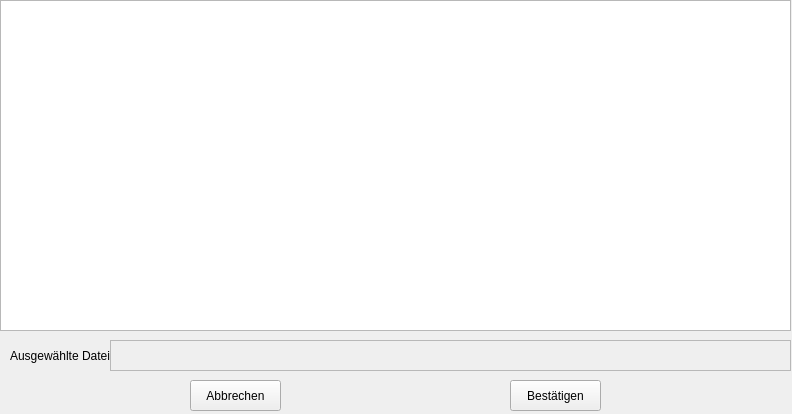
<?xml version="1.0" encoding="UTF-8"?>
<ui version="4.0">
 <class>Form</class>
 <widget class="QWidget" name="Form">
  <property name="geometry">
   <rect>
    <x>0</x>
    <y>0</y>
    <width>792</width>
    <height>414</height>
   </rect>
  </property>
  <property name="windowTitle">
   <string>Form</string>
  </property>
  <widget class="QTreeView" name="treeView">
   <property name="geometry">
    <rect>
     <x>0</x>
     <y>0</y>
     <width>791</width>
     <height>331</height>
    </rect>
   </property>
   <property name="cursor" stdset="0">
    <cursorShape>PointingHandCursor</cursorShape>
   </property>
  </widget>
  <widget class="QPushButton" name="pushButton">
   <property name="geometry">
    <rect>
     <x>510</x>
     <y>380</y>
     <width>91</width>
     <height>31</height>
    </rect>
   </property>
   <property name="text">
    <string>Bestätigen</string>
   </property>
  </widget>
  <widget class="QPushButton" name="pushButton_2">
   <property name="geometry">
    <rect>
     <x>190</x>
     <y>380</y>
     <width>91</width>
     <height>31</height>
    </rect>
   </property>
   <property name="text">
    <string>Abbrechen</string>
   </property>
  </widget>
  <widget class="QLabel" name="label">
   <property name="geometry">
    <rect>
     <x>10</x>
     <y>340</y>
     <width>101</width>
     <height>31</height>
    </rect>
   </property>
   <property name="text">
    <string>Ausgewählte Datei:</string>
   </property>
  </widget>
  <widget class="QLabel" name="label_2">
   <property name="geometry">
    <rect>
     <x>110</x>
     <y>340</y>
     <width>681</width>
     <height>31</height>
    </rect>
   </property>
   <property name="frameShape">
    <enum>QFrame::StyledPanel</enum>
   </property>
   <property name="text">
    <string/>
   </property>
  </widget>
 </widget>
 <resources/>
 <connections/>
</ui>
